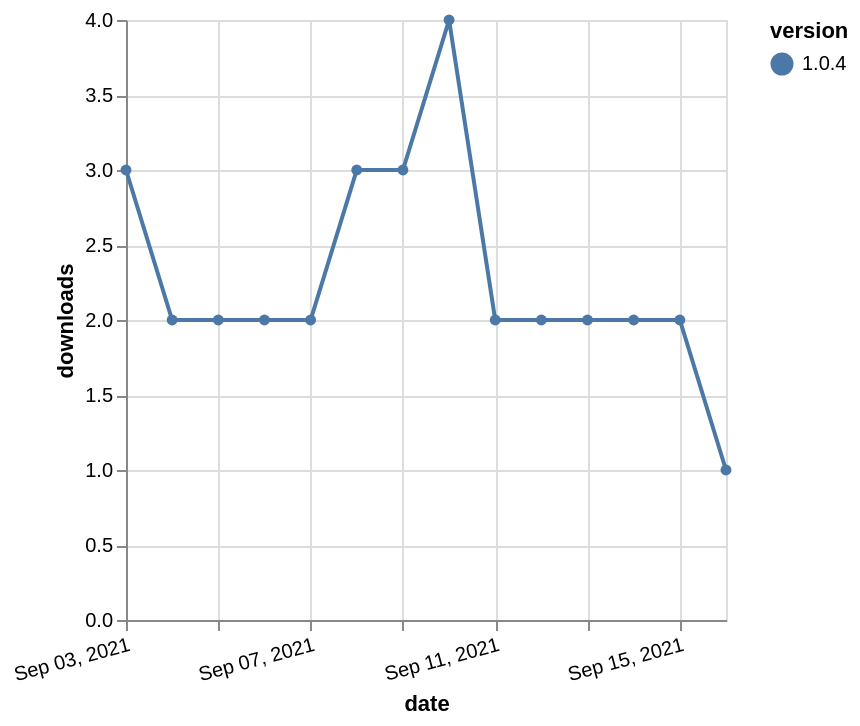

Vega-Lite specification for this chart:
### Vega-Lite specification from a JSON file in a GitHub repository (floating-point values rounded to 4 significant figures)
{"$schema": "https://vega.github.io/schema/vega-lite/v5.json", "description": "A simple bar chart with embedded data.", "data": {"values": [{"date": "2021-09-03", "total": 116, "delta": 3, "version": "1.0.4"}, {"date": "2021-09-04", "total": 118, "delta": 2, "version": "1.0.4"}, {"date": "2021-09-05", "total": 120, "delta": 2, "version": "1.0.4"}, {"date": "2021-09-06", "total": 122, "delta": 2, "version": "1.0.4"}, {"date": "2021-09-07", "total": 124, "delta": 2, "version": "1.0.4"}, {"date": "2021-09-08", "total": 127, "delta": 3, "version": "1.0.4"}, {"date": "2021-09-09", "total": 130, "delta": 3, "version": "1.0.4"}, {"date": "2021-09-10", "total": 134, "delta": 4, "version": "1.0.4"}, {"date": "2021-09-11", "total": 136, "delta": 2, "version": "1.0.4"}, {"date": "2021-09-12", "total": 138, "delta": 2, "version": "1.0.4"}, {"date": "2021-09-13", "total": 140, "delta": 2, "version": "1.0.4"}, {"date": "2021-09-14", "total": 142, "delta": 2, "version": "1.0.4"}, {"date": "2021-09-15", "total": 144, "delta": 2, "version": "1.0.4"}, {"date": "2021-09-16", "total": 145, "delta": 1, "version": "1.0.4"}]}, "width": "container", "mark": {"type": "line", "point": {"filled": true}}, "encoding": {"x": {"field": "date", "type": "temporal", "timeUnit": "yearmonthdate", "title": "date", "axis": {"labelAngle": -15}}, "y": {"field": "delta", "type": "quantitative", "title": "downloads"}, "color": {"field": "version", "type": "nominal"}, "tooltip": {"field": "delta"}}}
